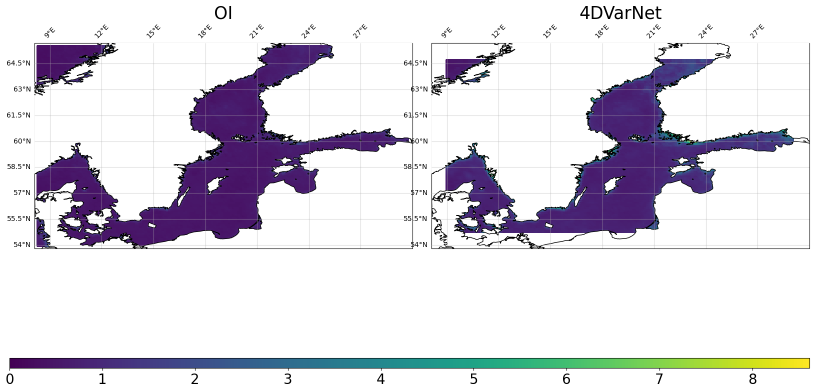
#> input picture Notebook_DMI/Benchmark_spa_dm1.png, 1628 x 784 px (shown at 1/2 size)
$ jupyter execute --allow-errors Notebook_Metrics_SST_DMI.ipynb
#> lines starting #> are read from the running program, lines starting #| are printed output that depends on the picture
# OSE metrics

[cell 1]
import sys
sys.path.append('..')
import xarray as xr
import numpy as np
import pyinterp
import netCDF4
from src.ose.mod_inout import *
from src.ose.mod_interp import *
from src.ose.mod_stats import *
from src.ose.mod_spectral import *
from src.ose.mod_plot import *
from src.ose.utils import *

#> (the rest of this cell did not finish here and is left out)

# 1. Interactive results for the OI

#> (a cell that did not finish here is left out)

[cell 3]
# [96 lines left out: functions read_l4_dataset, interp_on_alongtrack, not called in this run]

[cell 4]
lon_min = -10
lon_max = 30
lat_min = 48
lat_max = 66
time_min = '2021-01-01'
time_max = '2021-12-31'
sel_time = slice(time_min, time_max)
file = "/DATASET/mbeauchamp/DMI/validation_dataset/DMI-L4_GHRSST-SSTfnd-DMI_OI-NSEABALTIC_2021_validation.nc"
#> (the rest of this cell did not finish here and is left out)

#> (a cell that did not finish here is left out)

[cell 6]
# [50 lines left out: function compute_stats, not called in this run]

[cell 7]
# Outputs
bin_lat_step = 0.1
bin_lon_step = 0.1
bin_time_step = '1D'
#> (the rest of this cell did not finish here and is left out)

#> (a cell that did not finish here is left out)

[cell 9]
from src.ose.mod_plot import plot_temporal_statistics
plot_temporal_statistics('/DATASET/mbeauchamp/TS.nc')
#> (this line was passed over: src is not available in this run)

#> (a cell that did not finish here is left out)

[cell 11]
# [83 lines left out: function compute_segment_alongtrack, not called in this run]

[cell 12]
delta_t = 0.9434  # s
velocity = 6.77   # km/s
delta_x = velocity * delta_t
delta_x = 2.2
lenght_scale = 1000 # km
#> (the rest of this cell did not finish here and is left out)

[cell 13]
xr.open_dataset('/DATASET/mbeauchamp/spectrum.nc')
#> (this line was passed over: xarray is not available in this run)

#> (a cell that did not finish here is left out)

# 2. Perform the intercomparison between OI and 4DVarNet

## 2.1 New set of functions for intercomparison

[cell 15]
# [61 lines left out: function run_comparison, not called in this run]

### 2.1.1 Non-interactive plots

#> (a cell that did not finish here is left out)

### 2.1.2 Interactive plots

[cell 17]
def intercomparison_temporal_statistics(list_of_filename, list_of_label):

    ds_diff = xr.concat([xr.open_dataset(filename, group='diff') for filename in list_of_filename], dim='experiment')
    ds_diff['experiment'] = list_of_label
    ds_alongtrack = xr.concat([xr.open_dataset(filename, group='alongtrack') for filename in list_of_filename], dim='experiment')
    ds_alongtrack['experiment'] = list_of_label

    rmse_score = 1. - ds_diff['rms']/ds_alongtrack['rms']
    rmse_score = rmse_score.dropna(dim='time').where(ds_diff['count'] > 10, drop=True)

    figure = rmse_score.hvplot.line(x='time', y='rms', by='experiment', ylim=(0, 1), title='RMSE SCORE', shared_axes=True) + ds_diff['count'][0, :].dropna(dim='time').hvplot.step(ylabel='#Obs.', shared_axes=True, color='grey')

    return figure.cols(1)

import cartopy
import cartopy.crs as ccrs

def intercomparison_spatial_statistics(baseline_filename, list_of_filename, list_of_label):

    ds_baseline = xr.open_dataset(baseline_filename, group='diff')
    ds = xr.concat([xr.open_dataset(filename, group='diff') for filename in list_of_filename], dim='experiment')
    ds['experiment'] = list_of_label

    delta_rmse = 100*(ds - ds_baseline)/ds_baseline

    figure = delta_rmse['rmse'].hvplot.image(x='lon', y='lat', z='rmse', clim=(-20, 20), by='experiment',
                                             subplots=True, clabel='[%]', cmap='coolwarm')
                                             #projection=ccrs.PlateCarree(), coastline=True)

    return figure.cols(2)

## 2.2 Domain #1

### 2.2.1 Yearly analysis

[cell 18]
file_dl = "/DATASET/mbeauchamp/DMI/4DVarNet_outputs/DMI-L4_GHRSST-SSTfnd-DMI_4DVarNet-NSEABALTIC_2021_all_baltic_wgeo_linweight_dt15_dm1.nc"
file_oi = "/DATASET/mbeauchamp/DMI/validation_dataset/DMI-L4_GHRSST-SSTfnd-DMI_OI-NSEABALTIC_2021_validation.nc"

bin_lat_step = 0.1
bin_lon_step = 0.1
bin_time_step = '1D'
#> (the rest of this cell did not finish here and is left out)

[cell 19]
spa_filenames = ['/DATASET/mbeauchamp/spa_stat_OI.nc','/DATASET/mbeauchamp/spa_stat_4DVarNet.nc']
TS_filenames = ['/DATASET/mbeauchamp/TS_OI.nc','/DATASET/mbeauchamp/TS_4DVarNet.nc']
spectrum_filenames = ['/DATASET/mbeauchamp/spectrum_OI.nc','/DATASET/mbeauchamp/spectrum_4DVarNet.nc']
methods = ['OI','4DVarNet']

[cell 20]
intercomparison_temporal_statistics(TS_filenames,methods)
#> (the call stopped at in intercomparison_temporal_statistics, `ds_diff = xr.concat([xr.open_dataset(filename, group='diff') for filen..`: xarray is not available in this run)

[cell 21]
intercomparison_spatial_statistics(spa_filenames[0], spa_filenames[1:], ["4DVarNet"])
#> (the call stopped at in intercomparison_spatial_statistics, `ds_baseline = xr.open_dataset(baseline_filename, group='diff')`: xarray is not available in this run)

#> (a cell that did not finish here is left out)

[cell 23]
from PIL import Image
from IPython.display import display
img = Image.open('Benchmark_spa_dm1.png')
#> img is the input picture: PIL image 1628x784 RGBA; mean R, G, B, A 220.2, 216.9, 225.8, 255
display(img)
img = Image.open('Benchmark_spa_diff_dm1.png')
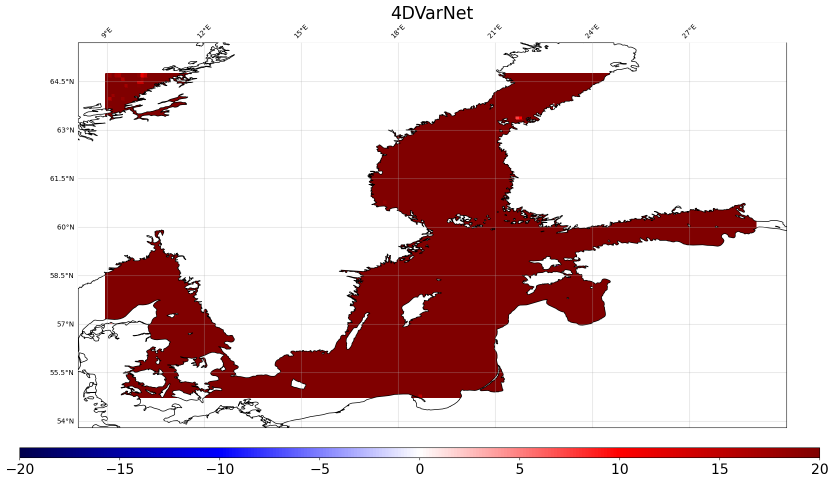
#> input picture Notebook_DMI/Benchmark_spa_diff_dm1.png, 1666 x 963 px (shown at 1/2 size)
#> img is the input picture: PIL image 1666x963 RGBA; mean R, G, B, A 226, 204.3, 205.7, 255
display(img)

[cell 24]
img = Image.open('Benchmark_TS_dm1.png')
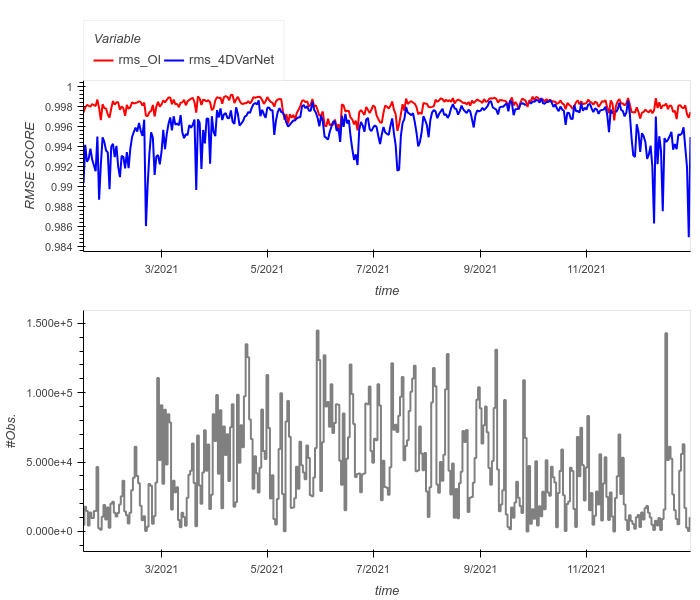
#> input picture Notebook_SPDE/Benchmark_TS_dm1.png, 700 x 600 px, found by its file name
#> img is the input picture: PIL image 700x600 RGBA; mean R, G, B, A 241.7, 240.1, 244, 255
display(img)
